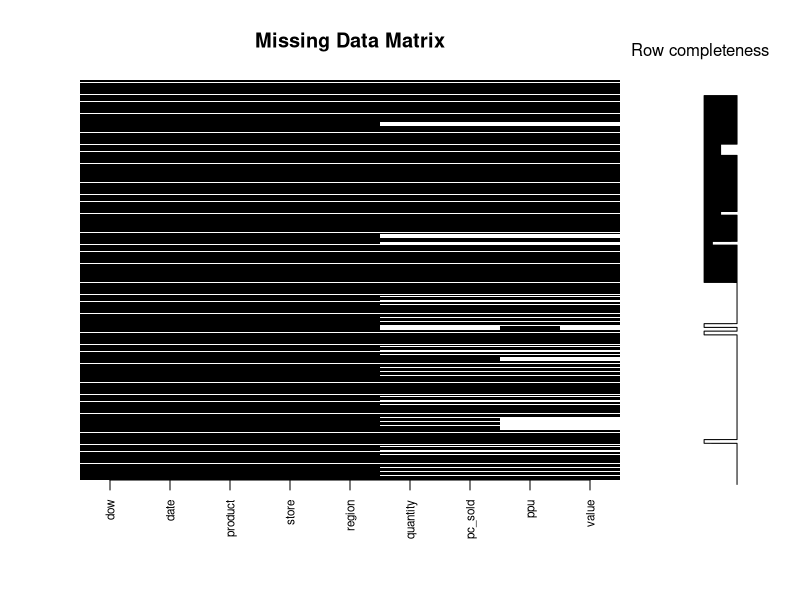
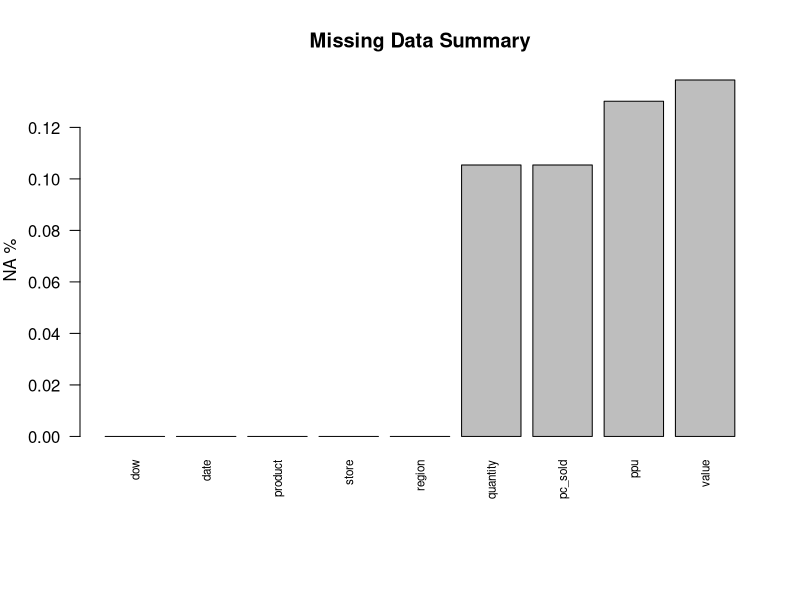
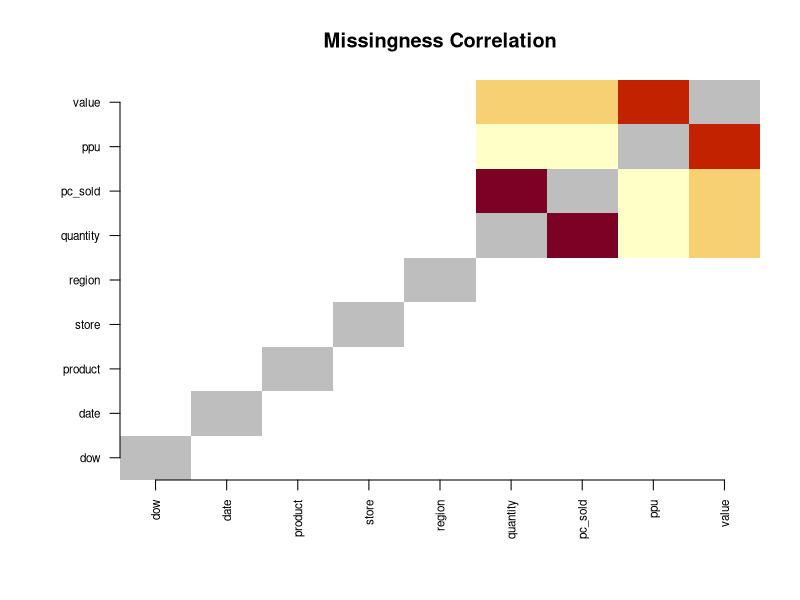

Source code (R) for these figures, in order:

# functions ---------------------------------------------------------------

#' @title Count of NAs
#' 
#' Sums the number of NA's for each field in a dataframe and return the number and percentage of NAs.
#' @param df dataframe to review
#' @param sum.col which column to sum. Create a dummy count column if needed
na_counts_total <- function(df, sum.col) {
  
  sum.col <- as.name(sum.col)
  
  grand.total <- sum(df[[sum.col]], na.rm = TRUE)
  vec_cols <- colnames(df)
  test.na.count.total <- c()
  
  for (col in vec_cols) {
    
    col <- as.name(col)
    
    df.na <- df %>% 
      filter(is.na(!!col))
    na.count <- sum(df.na[[sum.col]], na.rm = TRUE)
    
    test.na.count <- data.frame(
      Column = as.character(col),
      Count = na.count,
      Total = grand.total
    ) %>% 
      mutate(PC = round(100*Count / Total, 1))
    
    test.na.count.total <- bind_rows(test.na.count.total, test.na.count)
  }
  
  return(test.na.count.total)
}

#' @title Count of NAs, split by another field
#' 
#' Sums the number of NA's for each field in a dataframe, split by another categorical field, 
#' and return the number and percentage of NAs.
#' @param df dataframe to review
#' @param sum.col which column to sum. Create a dummy count column if needed
#' @param field which field to split by
na_counts_split <- function(df, sum.col, field) {
  
  sum.col <- as.name(sum.col)
  field <- as.name(field)
  
  vec_field <- sort(unique(df[[field]]))
  vec_cols <- colnames(df)
  
  test.na.count.split <- c()
  
  for (i in vec_field) {
    
    df.test <- df %>% filter(!!field == i)
    grand.total <- sum(df.test[[sum.col]], na.rm = TRUE) 
    
    for (col in vec_cols) {
      
      col <- as.name(col)
      
      df.na <- df.test %>% 
        filter(is.na(!!col))
      na.count <- sum(df.na[[sum.col]], na.rm = TRUE)
      
      test.na.count <- data.frame(
        Field_Value = as.character(i),
        Column = as.character(col),
        Count = na.count,
        Total = grand.total
      ) %>% 
        mutate(PC = round(100*Count / Total, 1))
      
      test.na.count.split <- bind_rows(test.na.count.split, test.na.count)
    }
  }
  
  return(test.na.count.split)
}

#' @title Distribution of NAs
#' 
#' Three graphical representations of NA's in a dataframe, similar to Python's missingno. 
#' "Matrix" for a tile chart for each observation by field. "Summary" for percentage missing by field. 
#' "Correlation" to see which fields have pairwise commonly missing fields.
#' Function only allows a dataframe with a maximum 1,000,000 datapoints. 
#' This is because the "Matrix" option in particular can take a long time to render otherwise.
#' @param df dataframe to review
#' @param type Choice one of the three types noted above
#' @param title title for the graph
#' @param cluster Change the ordering of the columns in the graph based on Jaccard's distances and hierarchical clustering (0 = present, 1 = NA). If FALSE, retain original order.
na_graph <- function(df, 
                     type = c("matrix", "summary", "correlation"),
                     title = NULL,
                     cluster = TRUE) {
  
  # initial checks
  type <- match.arg(type)
  
  if (!is.data.frame(df)) {
    stop("Input must be a data.frame")
  }
  
  if (nrow(df) * ncol(df) > 1e6) {
    stop(paste0("Dataframe has ", nrow(df)*ncol(df), 
                " datapoints. Maximum allowed is 1000000. Consider sampling your data."))
  }
  
  # binary matrix
  df.mat <- df
  df.mat[] <- lapply(df.mat, function(x) as.integer(!is.na(x)))
  mat <- as.matrix(df.mat)
  
  # cluster similar columns
  col_order <- seq_len(ncol(mat))
  
  if (cluster && ncol(mat) > 1) {
    dist_cols <- dist(t(mat), method = "binary")
    hc <- hclust(dist_cols)
    col_order <- hc$order
  }
  
  mat_ord <- mat[, col_order, drop = FALSE]
  colnames_ord <- colnames(mat)[col_order]
  
  
  # metrics for all visualisation options
  graphics::layout(1)
  row_comp <- rowMeans(mat_ord)
  col_na_pct <- colMeans(mat_ord == 0)
  
  # MATRIX VIEW
  if (type == "matrix") {
    
    if (is.null(title)) title <- "Missing Data Matrix"
    
    graphics::layout(matrix(c(1, 2), ncol = 2), widths = c(4, 1))
    
    # Main
    par(mar = c(6, 4, 4, 1))
    
    image(
      t(mat_ord[nrow(mat_ord):1, ]),
      col = c("white", "black"),
      axes = FALSE,
      main = title
    )
    
    axis(1,
         at = seq(0, 1, length.out = ncol(mat_ord)),
         labels = colnames_ord,
         las = 2,
         cex.axis = 0.7)
    
    # Sparkline
    par(mar = c(5, 1, 4, 3))
    
    plot(
      row_comp,
      seq_along(row_comp),
      type = "l",
      axes = FALSE,
      xlim = c(0, 1),
      xlab = "",
      ylab = ""
    )
    
    mtext("Row completeness", side = 3, line = 1)
  }
  
  # SUMMARY BAR CHART VIEW
  if (type == "summary") {
    
    if (is.null(title)) title <- "Missing Data Summary"
    
    par(mar = c(8, 4, 4, 2))
    
    barplot(
      col_na_pct,
      names.arg = colnames_ord,
      las = 2,
      cex.names = 0.7,
      ylab = "NA %",
      col = "grey",
      main = title
    )
  }
  
  # CORRELATION VIEW
  if (type == "correlation") {
    
    if (is.null(title)) title <- "Missingness Correlation"
    
    cor_mat <- cor(mat_ord == 0)
    
    par(mar = c(6, 6, 4, 2))
    
    # initial set of colours
    image(
      cor_mat,
      axes = FALSE,
      main = title
    )
    
    # greying out the leading diagonal
    n <- ncol(cor_mat)
    
    for (i in seq_len(n)) {
      x <- (i - 1) / (n - 1)
      y <- (i - 1) / (n - 1)
      
      rect(
        x - 0.5/(n - 1),
        y - 0.5/(n - 1),
        x + 0.5/(n - 1),
        y + 0.5/(n - 1),
        col = "grey",
        border = NA
      )
    }
    
    # the rest of the chart
    axis(1,
         at = seq(0, 1, length.out = ncol(cor_mat)),
         labels = colnames(mat_ord),
         las = 2,
         cex.axis = 0.7)
    
    axis(2,
         at = seq(0, 1, length.out = ncol(cor_mat)),
         labels = colnames(mat_ord),
         las = 2,
         cex.axis = 0.7)
  }
  
  invisible(NULL)
}

#' @title label frequency
#' 
#' Sums and returns the 'x' most frequent labels for each character and factor field in a dataframe. 
#' Returns frequency number, percentage, and cumulative percentage.
#' @param df dataframe to review
#' @param sum.col which column to sum. Create a dummy count column if needed
#' @param top.x maximum number of labels to return per field. Default = 10
label_freq <- function(df, sum.col, top.x = 10) {
  
  sum.col <- as.name(sum.col)
  df.test <- df %>% 
    select(where(~ is.character(.) || is.factor(.)), !!sum.col)
  
  vec_cols <- head(colnames(df.test), -1)
  
  test.freq.count <- c()
  for (col in vec_cols) {
    
    col <- as.name(col)
    df.count <- df.test %>% 
      group_by(!!col) %>% 
      summarise(N = sum(!!sum.col)) %>% 
      ungroup() %>% 
      arrange(-N) %>% 
      mutate(PC = round(100*N / sum(N), 1),
             Running_PC = cumsum(PC),
             Column = as.character(col),
             Rank = row_number()
      ) %>% 
      rename(Group = col) %>% 
      select(Column, Group, everything()) %>% 
      head(top.x)
    
    test.freq.count <- bind_rows(test.freq.count, df.count)
  }
  
  return(test.freq.count)
  
}

#' @title Basic stats, total
#' 
#' Returns numeric stats for all numeric fields. Stats returned: 
#' No. of Observations, NAs, Min, Max, 1st Quartile, 3rd Quartile, Mean, Median, Sum, 
#' Std Error of Mean, Lower CL Mean, Upper CL Mean, Variance, Std Dev, Skewness, and Kurtosis.
#' Can take longer for large dataframes, but no upper limit set. 
#' If you are unlikely to use all of the stats above, you can simply use summary(df) 
#' instead. This will return NAs, Min, Max, 1st Quartile, 3rd Quartile, Mean, and Median.
#' @param df dataframe to review
basic_stats_total <- function(df) {
  
  df.test <- df %>% 
    select(where(is.numeric))
  
  test.basic.stats <- basicStats(df.test) %>% 
    rownames_to_column("stats")
  
  return(test.basic.stats)
  
}


#' @title Basic stats, split by field
#' 
#' Returns numeric stats for all numeric fields, split by categorical field. Stats returned: 
#' No. of Observations, NAs, Min, Max, 1st Quartile, 3rd Quartile, Mean, Median, Sum, 
#' Std Error of Mean, Lower CL Mean, Upper CL Mean, Variance, Std Dev, Skewness, and Kurtosis.
#' Can take longer for large dataframes, but no upper limit set. 
#' If you are unlikely to use all of the stats above, you can simply use summary(df) 
#' instead. This will return NAs, Min, Max, 1st Quartile, 3rd Quartile, Mean, and Median.
#' @param df dataframe to review
basic_stats_split <- function(df, field) {
  
  field <- as.name(field)
  df <- df %>% 
    select(where(is.numeric), !!field) %>% 
    filter(!is.na(!!field))
  
  vec_field <- sort(unique(df[[field]]))
  
  test.basic.stats.split <- c()
  for (i in vec_field) {
    
    i <- as.name(i)
    
    df.test <- suppressWarnings(df %>% filter(!!field == i) %>% select(-c(!!field)))
    
    test.basic.stats <- basicStats(df.test) %>% 
      rownames_to_column("stats") %>% 
      mutate(Field_Value = as.character(i)) %>% 
      select(Field_Value, everything())
    
    test.basic.stats.split <- bind_rows(test.basic.stats.split, test.basic.stats)
  }
  
  return(test.basic.stats.split)
  
}  

#' @title Field alignment
#' 
#' Useful as a check before joining two dataframes. Compares the field names of two dataframes 
#' and returns fields in common, if common fields are the same class, and fields only in one dataframe.
#' @param df1 first dataframe
#' @param df2 second dataframe
fields_alignment <- function(df1, df2) {
  
  vec_col_df1 <- colnames(df1)
  vec_col_df2 <- colnames(df2)
  
  # Field Alignment
  cat("\nFields in common:\n")
  common_fields <- intersect(vec_col_df1, vec_col_df2)
  print(common_fields)
  
  cat("\nIn df1 but not df2:\n")
  print(setdiff(vec_col_df1, vec_col_df2))
  
  cat("\nIn df2 but not df1:\n")
  print(setdiff(vec_col_df2, vec_col_df1))
  
  # Class comparison
  if (length(common_fields) == 0) {
    cat("\nNo fields in common — skipping class comparison.\n")
    return(invisible(NULL))
  }
  
  class_df <- data.frame(
    field      = common_fields,
    class_df1  = sapply(common_fields, function(x) paste(class(df1[[x]]), collapse = ", ")),
    class_df2  = sapply(common_fields, function(x) paste(class(df2[[x]]), collapse = ", ")),
    match      = NA,   # populate later
    row.names  = NULL,
    stringsAsFactors = FALSE
  )
  
  class_df$match <- class_df$class_df1 == class_df$class_df2
  
  cat("\nClass mismatches:\n")
  mismatches <- class_df[!class_df$match, , drop = FALSE]
  
  if (nrow(mismatches) == 0) {
    cat("All classes match for fields in common")
  } else {
    print(mismatches)
  }
}

#' @title Label alignment
#' 
#' 	Useful as a check before joining two dataframes. For the same categorical field in 
#' two dataframes, compares unique values and returns those in common and those in only one dataframe.
#' @param df1 first dataframe
#' @param df2 second dataframe
#' @param field field to compare
label_alignment <- function(df1, df2, field) {
  vec.1 <- unique(df1[[field]]) %>% as.character()
  vec.2 <- unique(df2[[field]]) %>% as.character()
  
  ## Alignment
  cat("\nValues in common:\n")
  common_fields <- intersect(vec.1, vec.2)
  print(common_fields)
  
  cat("\nIn df1 but not df2:\n")
  print(setdiff(vec.1, vec.2))
  
  cat("\nIn df2 but not df1:\n")
  print(setdiff(vec.2, vec.1))
}

#' @title counting duplicates
#' 
#' Generates a dataframe containing all duplicates. Can specify which fields to check across, 
#' or for all fields use test.duplicated.rows = colnames(df) which is the default
#' @param df dataframe to review
#' @param duplicated_across_cols specify which fields to check across
duplicates_count <- function(df, duplicated_across_cols = colnames(df)) {
  test.duplicated.rows <- df %>%
    group_by(across(all_of(duplicated_across_cols))) %>%
    filter(n() > 1) %>%
    ungroup()
  
  num.rows <- nrow(test.duplicated.rows)
  total.rows <- nrow(df)
  pc.rows <- paste0(round(100*num.rows / total.rows, 1), "%")
  
  if(num.rows == 0) {
    msg <- "No duplicated rows"
    message(msg)
    
  } else {
    
    msg <- paste0("There are ", prettyNum(num.rows, big.mark = ","), " (", pc.rows, " of total)",
                  " duplicate rows. Review these under the dataframe 'test.duplicated.rows'")
    message(msg)
    
    test.duplicated.rows <<- test.duplicated.rows
  }
}

#' @title filter outliers
#' 
#' Returns a dataframe containing outliers for a numerical field in a dataframe. 
#' User can select either standard deviation (sd) or standard error (se) and the 
#' number of deviations from the mean.
#' @param df dataframe to review
#' @param outlier.col field in that dataframe to review
#' @param dev.type deviation type. Default = "sd"
#' @param num.dev number of deviations. Default = 2
outliers <- function(df, outlier.col, dev.type = "sd", num.dev = 2) {
  
  outlier.col <- as.name(outlier.col)
  vec_outlier <- df[[outlier.col]]
  
  
  if (dev.type == "sd") {
    
    outlier_mean <- mean(vec_outlier, na.rm = TRUE)
    outlier_stdev <- stdev(vec_outlier, na.rm = TRUE)
    outlier_upper <- outlier_mean + num.dev*outlier_stdev
    outlier_lower <- outlier_mean - num.dev*outlier_stdev
    
    
  } else if (dev.type == "se") {
    
    test.stat <- t.test(vec_outlier)
    
    outlier_upper <- test.stat[["conf.int"]][2]
    outlier_lower <- test.stat[["conf.int"]][1]
    
  } else {
    
    stop("dev.type should be either sd (standard deviation) or se (standard error)")  
    
  }
  
  df.test <- df %>% 
    filter(!!outlier.col <= outlier_lower
           | !!outlier.col >= outlier_upper)
  
  prop.outlier = round(100*nrow(df.test)/nrow(df), 1)
  
  message(paste0("Mean: ", signif(mean(vec_outlier, na.rm = TRUE), 5), 
                 ", Lower limit: ", signif(outlier_lower, 5),
                 ", Upper limit: ", signif(outlier_upper),5,
                 ", % rows which are outliers: ", prop.outlier, "%"
  ))
  
  return(df.test)
  
}


# example tables ----------------------------------------------------------

library(scales)
library(tidyverse)
options(scipen=999)

stores_fruit <- readr::read_csv("stores_fruit.csv")
stores_latlong <- readr::read_csv("stores_latlong.csv")


# NA counts for all fields in total ----
test.na.count.all <- na_counts_total(df = stores_fruit %>% mutate(count = 1),
                                    sum.col = "count")

# NA count for all fields, split by a field ----
test.na.count.split <- na_counts_split(df = stores_fruit %>% mutate(count = 1),
                                       field = "product",
                                       sum.col = "count")

# NA counts in various chart formats ----
na_graph(df = stores_fruit, type = "matrix")
na_graph(df = stores_fruit, type = "summary")
na_graph(df = stores_fruit, type = "correlation")


# categorical labels frequency table ----
test.label.freq <- label_freq(df = stores_fruit %>% mutate(count = 1),
                              sum.col = "count",
                              top.x = 10)

# numerical fields basic stats in total ----
library(fBasics)
test.basic.stats.all <- basic_stats_total(df = stores_fruit)

test.basic.stats.split <- basic_stats_split(df = stores_fruit,
                                            field = "product")

# test for outliers on a numeric column ----
test.outliers <- outliers(df = stores_fruit %>% filter(product == "apple"),
                          outlier.col = "ppu",
                          dev.type = "sd",
                          num.dev = 2)


# common fields test ----
fields_alignment(df1 = stores_fruit,
                 df2 = stores_latlong)

# common labels test ----
label_alignment(df1 = stores_fruit,
                df2 = stores_latlong,
                field = "store")

# count duplicates ----
duplicates_count(df = stores_fruit,
                 duplicated_across_cols = c("store", "product", "date"))

duplicates_count(df = stores_fruit,
                 duplicated_across_cols = colnames(stores_fruit))
